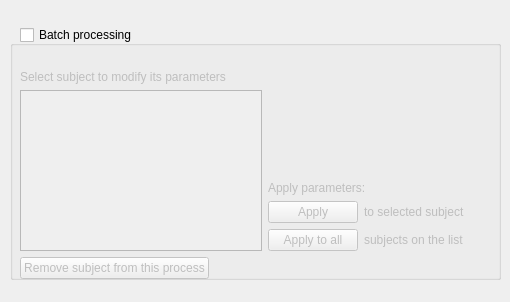
<?xml version="1.0" encoding="UTF-8"?>
<ui version="4.0">
 <class>BatchingWidget</class>
 <widget class="QWidget" name="BatchingWidget">
  <property name="geometry">
   <rect>
    <x>0</x>
    <y>0</y>
    <width>510</width>
    <height>302</height>
   </rect>
  </property>
  <property name="windowTitle">
   <string>Batch processing</string>
  </property>
  <widget class="QGroupBox" name="groupBoxBatch">
   <property name="enabled">
    <bool>false</bool>
   </property>
   <property name="geometry">
    <rect>
     <x>10</x>
     <y>40</y>
     <width>491</width>
     <height>240</height>
    </rect>
   </property>
   <property name="sizePolicy">
    <sizepolicy hsizetype="Expanding" vsizetype="Fixed">
     <horstretch>0</horstretch>
     <verstretch>0</verstretch>
    </sizepolicy>
   </property>
   <property name="minimumSize">
    <size>
     <width>0</width>
     <height>240</height>
    </size>
   </property>
   <property name="title">
    <string/>
   </property>
   <widget class="QWidget" name="verticalLayoutWidget_4">
    <property name="geometry">
     <rect>
      <x>10</x>
      <y>30</y>
      <width>471</width>
      <height>209</height>
     </rect>
    </property>
    <layout class="QVBoxLayout" name="verticalLayout_9">
     <item>
      <widget class="QLabel" name="labelSubjects">
       <property name="enabled">
        <bool>false</bool>
       </property>
       <property name="sizePolicy">
        <sizepolicy hsizetype="Fixed" vsizetype="Preferred">
         <horstretch>0</horstretch>
         <verstretch>0</verstretch>
        </sizepolicy>
       </property>
       <property name="text">
        <string>Select subject to modify its parameters</string>
       </property>
      </widget>
     </item>
     <item>
      <layout class="QHBoxLayout" name="horizontalLayout_17">
       <item>
        <widget class="QListWidget" name="listWidgetSubjects">
         <property name="enabled">
          <bool>false</bool>
         </property>
         <property name="sizePolicy">
          <sizepolicy hsizetype="Expanding" vsizetype="Expanding">
           <horstretch>0</horstretch>
           <verstretch>0</verstretch>
          </sizepolicy>
         </property>
        </widget>
       </item>
       <item>
        <layout class="QVBoxLayout" name="verticalLayout_10">
         <item>
          <layout class="QVBoxLayout" name="verticalLayout_11">
           <item>
            <spacer name="verticalSpacer_7">
             <property name="orientation">
              <enum>Qt::Vertical</enum>
             </property>
             <property name="sizeHint" stdset="0">
              <size>
               <width>20</width>
               <height>40</height>
              </size>
             </property>
            </spacer>
           </item>
           <item>
            <widget class="QLabel" name="label">
             <property name="enabled">
              <bool>false</bool>
             </property>
             <property name="text">
              <string>Apply parameters:</string>
             </property>
            </widget>
           </item>
           <item>
            <layout class="QHBoxLayout" name="horizontalLayout_30">
             <item>
              <widget class="QPushButton" name="pushButtonApply">
               <property name="enabled">
                <bool>false</bool>
               </property>
               <property name="sizePolicy">
                <sizepolicy hsizetype="Expanding" vsizetype="Fixed">
                 <horstretch>0</horstretch>
                 <verstretch>0</verstretch>
                </sizepolicy>
               </property>
               <property name="minimumSize">
                <size>
                 <width>90</width>
                 <height>0</height>
                </size>
               </property>
               <property name="maximumSize">
                <size>
                 <width>90</width>
                 <height>16777215</height>
                </size>
               </property>
               <property name="text">
                <string>Apply</string>
               </property>
              </widget>
             </item>
             <item>
              <widget class="QLabel" name="label_6">
               <property name="enabled">
                <bool>false</bool>
               </property>
               <property name="text">
                <string>to selected subject</string>
               </property>
              </widget>
             </item>
             <item>
              <spacer name="horizontalSpacer_4">
               <property name="orientation">
                <enum>Qt::Horizontal</enum>
               </property>
               <property name="sizeHint" stdset="0">
                <size>
                 <width>40</width>
                 <height>20</height>
                </size>
               </property>
              </spacer>
             </item>
            </layout>
           </item>
           <item>
            <layout class="QHBoxLayout" name="horizontalLayout_31">
             <item>
              <widget class="QPushButton" name="pushButtonApplyAll">
               <property name="enabled">
                <bool>false</bool>
               </property>
               <property name="sizePolicy">
                <sizepolicy hsizetype="Expanding" vsizetype="Fixed">
                 <horstretch>0</horstretch>
                 <verstretch>0</verstretch>
                </sizepolicy>
               </property>
               <property name="minimumSize">
                <size>
                 <width>90</width>
                 <height>0</height>
                </size>
               </property>
               <property name="maximumSize">
                <size>
                 <width>90</width>
                 <height>16777215</height>
                </size>
               </property>
               <property name="text">
                <string>Apply to all</string>
               </property>
              </widget>
             </item>
             <item>
              <widget class="QLabel" name="label_7">
               <property name="enabled">
                <bool>false</bool>
               </property>
               <property name="text">
                <string>subjects on the list</string>
               </property>
              </widget>
             </item>
             <item>
              <spacer name="horizontalSpacer_5">
               <property name="orientation">
                <enum>Qt::Horizontal</enum>
               </property>
               <property name="sizeHint" stdset="0">
                <size>
                 <width>40</width>
                 <height>20</height>
                </size>
               </property>
              </spacer>
             </item>
            </layout>
           </item>
          </layout>
         </item>
        </layout>
       </item>
      </layout>
     </item>
     <item>
      <widget class="QPushButton" name="pushButtonRemove">
       <property name="enabled">
        <bool>false</bool>
       </property>
       <property name="sizePolicy">
        <sizepolicy hsizetype="Fixed" vsizetype="Fixed">
         <horstretch>0</horstretch>
         <verstretch>0</verstretch>
        </sizepolicy>
       </property>
       <property name="text">
        <string>Remove subject from this process</string>
       </property>
      </widget>
     </item>
    </layout>
   </widget>
  </widget>
  <widget class="QWidget" name="horizontalLayoutWidget">
   <property name="geometry">
    <rect>
     <x>20</x>
     <y>10</y>
     <width>471</width>
     <height>51</height>
    </rect>
   </property>
   <layout class="QHBoxLayout" name="horizontalLayout">
    <item>
     <widget class="QCheckBox" name="checkBoxBatch">
      <property name="sizePolicy">
       <sizepolicy hsizetype="Fixed" vsizetype="Fixed">
        <horstretch>0</horstretch>
        <verstretch>0</verstretch>
       </sizepolicy>
      </property>
      <property name="text">
       <string>Batch processing</string>
      </property>
     </widget>
    </item>
    <item>
     <spacer name="horizontalSpacer">
      <property name="orientation">
       <enum>Qt::Horizontal</enum>
      </property>
      <property name="sizeHint" stdset="0">
       <size>
        <width>40</width>
        <height>20</height>
       </size>
      </property>
     </spacer>
    </item>
   </layout>
  </widget>
 </widget>
 <resources/>
 <connections>
  <connection>
   <sender>checkBoxBatch</sender>
   <signal>toggled(bool)</signal>
   <receiver>BatchingWidget</receiver>
   <slot>showWidget(bool)</slot>
   <hints>
    <hint type="sourcelabel">
     <x>94</x>
     <y>27</y>
    </hint>
    <hint type="destinationlabel">
     <x>400</x>
     <y>6</y>
    </hint>
   </hints>
  </connection>
 </connections>
 <slots>
  <slot>showWidget(bool)</slot>
 </slots>
</ui>
